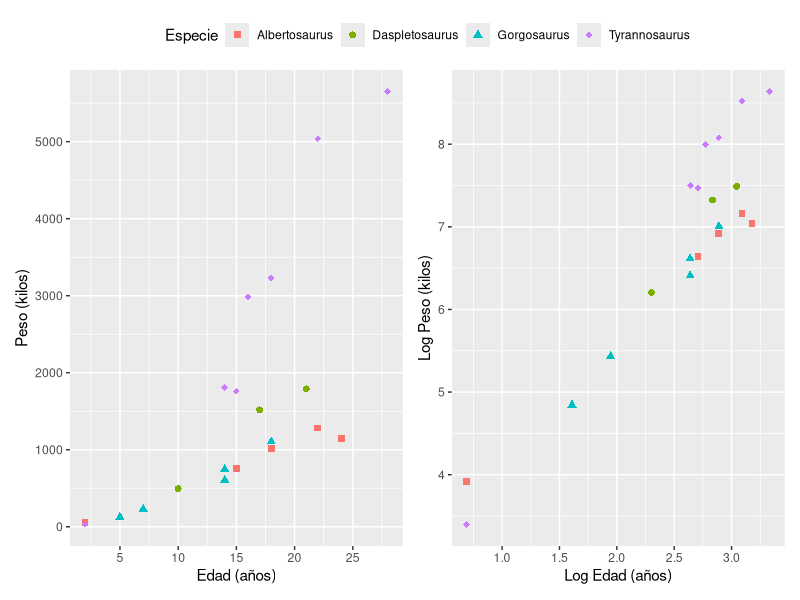

Reproduce this figure in R.
## ---- chunk 1
    #| warning: false
    #| cache: true
    #| echo: false
    #| fig.cap: "Agregar algo de texto..."
    #| label: fig-dinos

    library(dplyr)
    library(ggplot2)
    library(patchwork)

    data <- readr::read_csv(here::here("datos", "Erickson.csv"))
    data$Escala <- "original"

    data <- data |> 
        bind_rows(
            data |>
                mutate(
                    Age = log(Age), 
                    Mass = log(Mass), 
                    Escala = "log"
                )
        )

    plt_1 <- data |> 
        filter(Escala == "original") |> 
        ggplot(aes(x = Age, y = Mass, color = Taxon)) +
        #geom_smooth(method = "gam", se = FALSE, linewidth = 0.8) + 
        geom_point(aes(shape = Taxon), size = 2) +
        scale_x_continuous(name = "Edad (años)", seq(5, 25, by = 5)) +
        scale_y_continuous(name = "Peso (kilos)", seq(0, 5000, by = 1000)) +
        scale_shape_manual(values = c(15, 16, 17, 18)) +
        guides(
            color = guide_legend(title="Especie"), 
            shape = guide_legend(title="Especie")
        )

    plt_2 <- data |> 
        filter(Escala == "log") |> 
        ggplot(aes(x = Age, y = Mass, color = Taxon)) +
        #geom_smooth(method = "lm", se = FALSE, linewidth = 0.8) + 
        geom_point(aes(shape = Taxon), size = 2) +
        scale_x_continuous(name = "Log Edad (años)", seq(1, 3, by = 0.5)) +
        scale_y_continuous(name = "Log Peso (kilos)", seq(4, 8, by = 1)) +
        scale_shape_manual(values = c(15, 16, 17, 18)) +
        guides(
            color = guide_legend(title="Especie"), 
            shape = guide_legend(title="Especie")
        )
    plt <- (plt_1 | plt_2) + plot_layout(guides = "collect") & theme(legend.position = "top")
    plt
